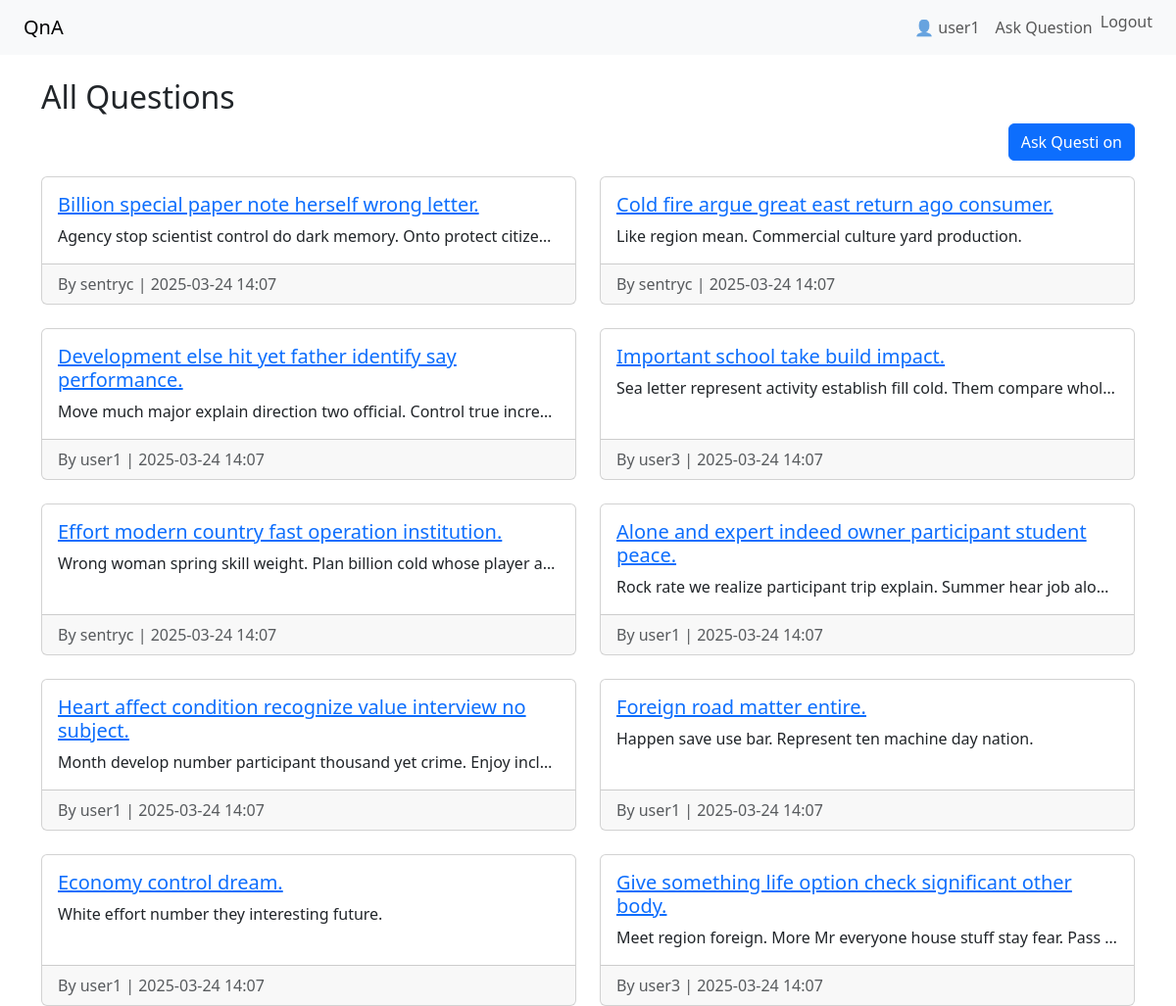
Screenshot of / (signed in) with the database file from the repository.
### qa/models.py (models this page shows, shortened)
class Question(models.Model):
    title = models.CharField(max_length=200)
    content = models.TextField()
    author = models.ForeignKey(User, on_delete=models.CASCADE)
    created_at = models.DateTimeField(auto_now_add=True)

### qa/views.py (the view)
# urls.py: path('', views.question_list, name='question_list'),
def question_list(request):
    questions = Question.objects.order_by('-created_at')
    return render(request, 'qa/question_list.html', {'questions': questions})

### qa/templates/qa/question_list.html
{% extends 'qa/base.html' %} {% block content %}
<h2>All Questions</h2>
<div class="d-flex justify-content-end mb-3">
  <a href="{% url 'ask_question' %}" class="btn btn-primary">Ask Questi on</a>
</div>
<div class="row row-cols-1 row-cols-md-2 g-4">
  {% for question in questions %}
  <div class="col">
    <div class="card h-100">
      <div class="card-body">
        <h5 class="card-title">
          <a href="{% url 'question_detail' question.pk %}"
            >{{ question.title }}</a
          >
        </h5>
        <p class="card-text text-truncate">{{ question.content }}</p>
      </div>
      <div class="card-footer text-muted">
        By {{ question.author.username }} | {{ question.created_at|date:"Y-m-d H:i" }}
      </div>
    </div>
  </div>
  {% empty %}
  <p>No questions yet.</p>
  {% endfor %}
</div>
{% endblock %}

### qa/templates/qa/base.html (shortened to what this page needs)
<!DOCTYPE html>
<html lang="en">
<head>
    <link href="https://cdn.jsdelivr.net/npm/bootstrap@5.3.2/dist/css/bootstrap.min.css" rel="stylesheet">
</head>
<body>
    <nav class="navbar navbar-expand-lg navbar-light bg-light px-4">
        <a class="navbar-brand" href="/">QnA</a>
        <div class="collapse navbar-collapse">
        <ul class="navbar-nav ms-auto">
            {% if user.is_authenticated %}
                <li class="nav-item">
                    <span class="nav-link">👤 {{ user.username }}</span>
                </li>
                <li class="nav-item">
                    <a class="nav-link" href="{% url 'ask_question' %}">Ask Question</a>
                </li>
                <li class="nav-item">
                    <form action="{% url 'logout' %}" method="post" class="d-inline">
                        <button type="submit" class="btn btn-link nav-link" style="display:inline; padding: 0;">Logout</button>
                        </form>
                </li>
            {% else %}
                <li class="nav-item">
                    <a class="nav-link" href="{% url 'login' %}">Login</a>
                </li>
            {% endif %}
            </ul>
        </div>
    </nav>
    <div class="container mt-4">
        {% block content %}
        {% endblock %}
    </div>
</body>
</html>

### rows the page displays
Question: title "Billion special paper note herself wrong letter.", content "Agency stop scientist control do dark memory. Onto protect citize…", author.username "sentryc", created_at "2025-03-24 14:07"
Question: title "Cold fire argue great east return ago consumer.", content "Like region mean. Commercial culture yard production.", author.username "sentryc", created_at "2025-03-24 14:07"
Question: title "Development else hit yet father identify say performance.", content "Move much major explain direction two official. Control true incre…", author.username "user1", created_at "2025-03-24 14:07"
Question: title "Important school take build impact.", content "Sea letter represent activity establish fill cold. Them compare whol…", author.username "user3", created_at "2025-03-24 14:07"
Question: title "Effort modern country fast operation institution.", content "Wrong woman spring skill weight. Plan billion cold whose player a…", author.username "sentryc", created_at "2025-03-24 14:07"
Question: title "Alone and expert indeed owner participant student peace.", content "Rock rate we realize participant trip explain. Summer hear job alo…", author.username "user1", created_at "2025-03-24 14:07"
Question: title "Heart affect condition recognize value interview no subject.", content "Month develop number participant thousand yet crime. Enjoy incl…", author.username "user1", created_at "2025-03-24 14:07"
Question: title "Foreign road matter entire.", content "Happen save use bar. Represent ten machine day nation.", author.username "user1", created_at "2025-03-24 14:07"
Question: title "Economy control dream.", content "White effort number they interesting future.", author.username "user1", created_at "2025-03-24 14:07"
Question: title "Give something life option check significant other body.", content "Meet region foreign. More Mr everyone house stuff stay fear. Pass…", author.username "user3", created_at "2025-03-24 14:07"

### other values shown
{{ user.username }} "user1"
